Frame 1 (no input): blank canvas, image omitted
Frame 60 (no input): blank canvas, image omitted
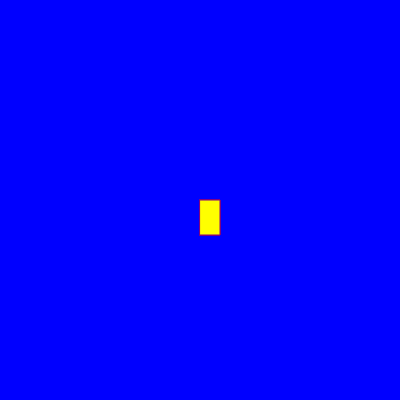
Frame 120 (the mouse pressed at the canvas centre since frame 60)

The p5.js sketch whose frames 1 and 60 were blank and that drew this single picture after the mouse press (run headless with seeded random() and noise() and a simulated clock; from frame 60 on, the mouse is pressed at the canvas centre):

// p5.js sketch
// ── sketch.js
function setup() {
    createCanvas(400, 400);
    background("blue")
  }
  
  function draw() {
    stroke("purple");
    fill("yellow");
    
    
    if (mouseIsPressed) {
      rect(mouseX, mouseY, 20, 35);
    }
  }
  
